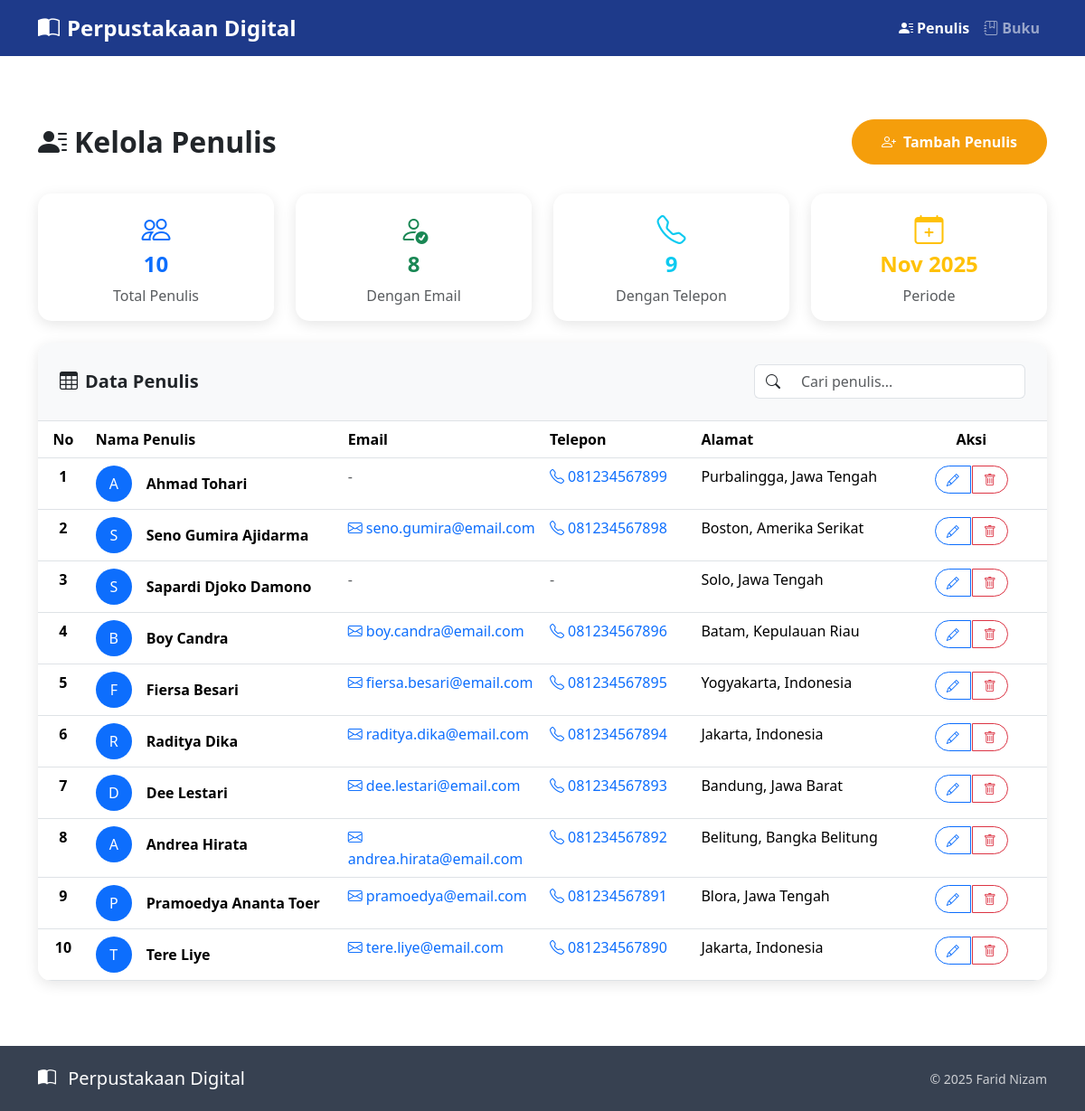
Screenshot of /penulis/list.php?error=invalid_id with the database file from the repository.
### tables this page shows
CREATE TABLE penulis (
    id_penulis INT NOT NULL AUTO_INCREMENT,
    nama VARCHAR(100) NOT NULL,
    email VARCHAR(100) DEFAULT NULL,
    telepon VARCHAR(20) DEFAULT NULL,
    alamat TEXT DEFAULT NULL,
    created_at TIMESTAMP DEFAULT CURRENT_TIMESTAMP,
    updated_at TIMESTAMP DEFAULT CURRENT_TIMESTAMP ON UPDATE CURRENT_TIMESTAMP,
    PRIMARY KEY (id_penulis),
    UNIQUE KEY uk_email (email)
);

### penulis/list.php (the view, shortened to what this page needs)
<?php
require '../config/koneksi.php';
try {
    $stmt = $conn->query("SELECT * FROM penulis ORDER BY id_penulis DESC");
    $penulis = $stmt->fetchAll(PDO::FETCH_ASSOC);
} catch (PDOException $e) {
    $penulis = [];
    $error_message = "Error: " . $e->getMessage();
}
?>
<!DOCTYPE html>
<html lang="id">
<head>
    <?php include '../components/head.php'; ?>
    <link href="../style/main.css" rel="stylesheet">
</head>
<body>
    <?php include '../components/navbar.php'; ?>
    <div class="container main-content py-4">
        <div class="row align-items-center page-title">
            <div class="col-md-6">
                <h2 class="fw-bold mb-0 text-dark">
                    <i class="bi bi-person-lines-fill me-2"></i>Kelola Penulis
                </h2>
            </div>
            <div class="col-md-6 text-md-end">
                <a href="add.php" class="btn btn-add-main">
                    <i class="bi bi-person-plus me-2"></i>Tambah Penulis
                </a>
            </div>
        </div>
        <div class="row g-4 mb-4">
            <div class="col-md-3">
                <div class="card stat-card h-100">
                    <div class="card-body text-center">
                        <i class="bi bi-people text-primary mb-2" style="font-size: 2rem;"></i>
                        <h4 class="fw-bold text-primary"><?= count($penulis) ?></h4>
                        <p class="text-muted mb-0">Total Penulis</p>
                    </div>
                </div>
            </div>
            <div class="col-md-3">
                <div class="card stat-card h-100">
                    <div class="card-body text-center">
                        <i class="bi bi-person-check text-success mb-2" style="font-size: 2rem;"></i>
                        <h4 class="fw-bold text-success">
                            <?= count(array_filter($penulis, fn($p) => !empty($p['email']))) ?>
                        </h4>
                        <p class="text-muted mb-0">Dengan Email</p>
                    </div>
                </div>
            </div>
            <div class="col-md-3">
                <div class="card stat-card h-100">
                    <div class="card-body text-center">
                        <i class="bi bi-telephone text-info mb-2" style="font-size: 2rem;"></i>
                        <h4 class="fw-bold text-info">
                            <?= count(array_filter($penulis, fn($p) => !empty($p['telepon']))) ?>
                        </h4>
                        <p class="text-muted mb-0">Dengan Telepon</p>
                    </div>
                </div>
            </div>
            <div class="col-md-3">
                <div class="card stat-card h-100">
                    <div class="card-body text-center">
                        <i class="bi bi-calendar-plus text-warning mb-2" style="font-size: 2rem;"></i>
                        <h4 class="fw-bold text-warning"><?= date('M Y') ?></h4>
                        <p class="text-muted mb-0">Periode</p>
                    </div>
                </div>
            </div>
        </div>
        <div class="table-container">
            <div class="p-4 border-bottom bg-light">
                <div class="row align-items-center">
                    <div class="col-md-6">
                        <h5 class="mb-0 fw-bold">
                            <i class="bi bi-table me-2"></i>Data Penulis
                        </h5>
                    </div>
                    <div class="col-md-6 text-md-end">
                        <div class="input-group" style="max-width: 300px; margin-left: auto;">
                            <span class="input-group-text bg-white border-end-0">
                                <i class="bi bi-search"></i>
                            </span>
                            <input type="text" class="form-control border-start-0" placeholder="Cari penulis..." id="searchInput">
                        </div>
                    </div>
                </div>
            </div>
            <?php if (empty($penulis)): ?>
                <div class="empty-state">
                    <i class="bi bi-person-x-fill"></i>
                    <h4>Belum Ada Data Penulis</h4>
                    <p>Mulai dengan menambahkan penulis pertama ke dalam sistem perpustakaan Anda.</p>
                    <a href="add.php" role="button" class="btn btn-primary">
                        Tambah Penulis
                    </a>
                </div>
            <?php else: ?>
                <div class="table-responsive">
                    <table class="table table-hover mb-0" id="penulisTable">
                        <thead class="bg-primary text-white">
                            <tr>
                                <th width="5%" class="text-center">No</th>
                                <th width="25%">Nama Penulis</th>
                                <th width="20%">Email</th>
                                <th width="15%">Telepon</th>
                                <th width="20%">Alamat</th>
                                <th width="15%" class="text-center">Aksi</th>
                            </tr>
                        </thead>
                        <tbody>
                            <?php $no = 1;
                            foreach ($penulis as $row): ?>
                                <tr>
                                    <td class="text-center fw-bold"><?= $no++ ?></td>
                                    <td>
                                        <div class="d-flex align-items-center">
                                            <div class="avatar bg-primary text-white rounded-circle me-3 d-flex align-items-center justify-content-center" style="width: 40px; height: 40px;">
                                                <?= strtoupper(substr($row['nama'], 0, 1)) ?>
                                            </div>
                                            <div>
                                                <div class="fw-semibold"><?= htmlspecialchars($row['nama']) ?></div>
                                            </div>
                                        </div>
                                    </td>
                                    <td>
                                        <?php if (!empty($row['email'])): ?>
                                            <a href="mailto:<?= htmlspecialchars($row['email']) ?>" class="text-decoration-none">
                                                <i class="bi bi-envelope me-1"></i><?= htmlspecialchars($row['email']) ?>
                                            </a>
                                        <?php else: ?>
                                            <span class="text-muted">-</span>
                                        <?php endif; ?>
                                    </td>
                                    <td>
                                        <?php if (!empty($row['telepon'])): ?>
                                            <a href="tel:<?= htmlspecialchars($row['telepon']) ?>" class="text-decoration-none">
                                                <i class="bi bi-telephone me-1"></i><?= htmlspecialchars($row['telepon']) ?>
                                            </a>
                                        <?php else: ?>
                                            <span class="text-muted">-</span>
                                        <?php endif; ?>
                                    </td>
                                    <td>
                                        <?= !empty($row['alamat']) ? htmlspecialchars($row['alamat']) : '<span class="text-muted">-</span>' ?>
                                    </td>
                                    <td class="text-center">
                                        <div class="btn-group" role="group">
                                            <a href="edit.php?id=<?= $row['id_penulis'] ?>" class="btn btn-outline-primary btn-action" title="Edit">
                                                <i class="bi bi-pencil"></i>
                                            </a>
                                            <button type="button" class="btn btn-outline-danger btn-action" title="Hapus"
                                                onclick="confirmDelete(<?= $row['id_penulis'] ?>, '<?= htmlspecialchars($row['nama']) ?>')">
                                                <i class="bi bi-trash"></i>
                                            </button>
                                        </div>
                                    </td>
                                </tr>
                            <?php endforeach; ?>
                        </tbody>
                    </table>
                </div>
            <?php endif; ?>
        </div>
    </div>
    <?php include '../components/footer.php'; ?>
</body>
</html>

### style/main.css (style rules this page uses)
.stat-card { background: #ffffff; border-radius: 15px; border: none; box-shadow: 0 4px 15px rgba(0, 0, 0, 0.1); }

### penulis/list.php (style rules this page uses)
.table-container { background: white; border-radius: 15px; box-shadow: 0 4px 15px rgba(0, 0, 0, 0.1); overflow: hidden; }
.btn-action { padding: 0.25rem 0.75rem; font-size: 0.875rem; border-radius: 20px; margin: 0 2px; }
.main-content { margin-top: 76px; }
.page-title { margin-bottom: 2rem; padding-top: 2rem; }
.btn-add-main { background-color: #f59e0b; border-color: #f59e0b; color: white; padding: 0.75rem 2rem; font-weight: 600; border-radius: 25px; transition: all 0.3s ease; }

### rows the page displays
penulis: nama "A", nama "Ahmad Tohari", telepon "081234567899", alamat "Purbalingga, Jawa Tengah"
penulis: nama "S", nama "Seno Gumira Ajidarma", email "seno.gumira@email.com", telepon "081234567898", alamat "Boston, Amerika Serikat"
penulis: nama "S", nama "Sapardi Djoko Damono", alamat "Solo, Jawa Tengah"
penulis: nama "B", nama "Boy Candra", email "boy.candra@email.com", telepon "081234567896", alamat "Batam, Kepulauan Riau"
penulis: nama "F", nama "Fiersa Besari", email "fiersa.besari@email.com", telepon "081234567895", alamat "Yogyakarta, Indonesia"
penulis: nama "R", nama "Raditya Dika", email "raditya.dika@email.com", telepon "081234567894", alamat "Jakarta, Indonesia"
penulis: nama "D", nama "Dee Lestari", email "dee.lestari@email.com", telepon "081234567893", alamat "Bandung, Jawa Barat"
penulis: nama "A", nama "Andrea Hirata", email "andrea.hirata@email.com", telepon "081234567892", alamat "Belitung, Bangka Belitung"
penulis: nama "P", nama "Pramoedya Ananta Toer", email "pramoedya@email.com", telepon "081234567891", alamat "Blora, Jawa Tengah"
penulis: nama "T", nama "Tere Liye", email "tere.liye@email.com", telepon "081234567890", alamat "Jakarta, Indonesia"

### other values shown
count($penulis) "10"
count(array_filter($penulis, fn($p) => !empty($p['email']))) "8"
count(array_filter($penulis, fn($p) => !empty($p['telepon']))) "9"
$app_name "Perpustakaan Digital"
$author "Farid Nizam"
